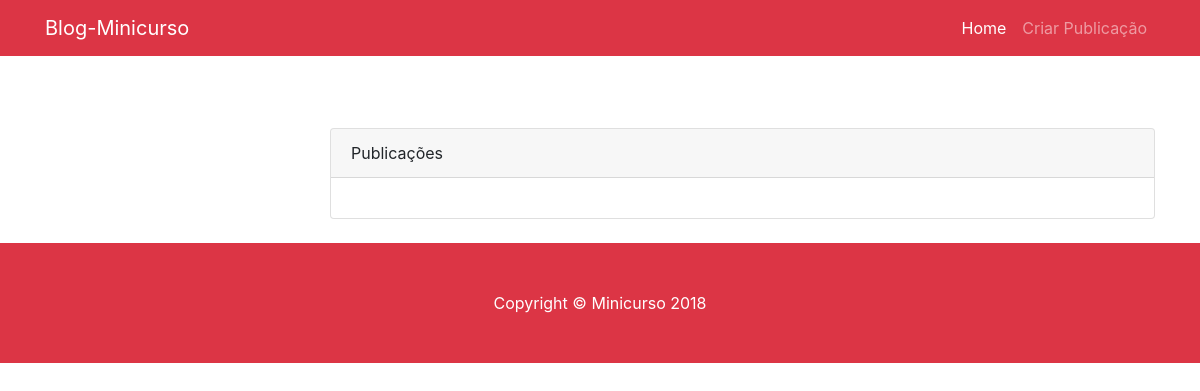
The app's page /, older data.
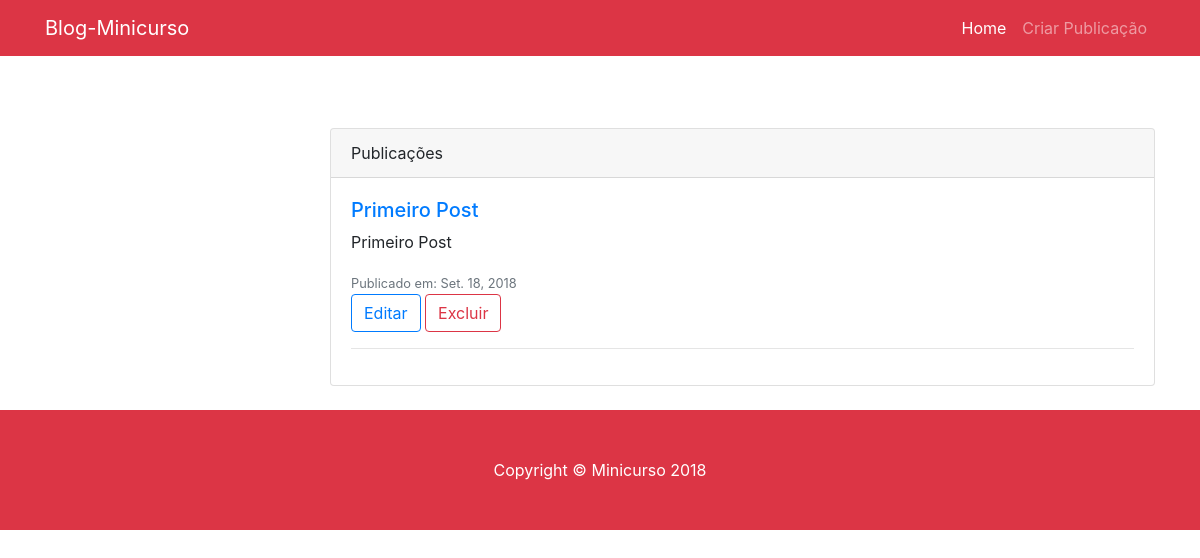
The same page, newer data.
### publicacoes/models.py (models this page shows, shortened)
class Publicacao(models.Model):
	titulo = models.CharField(max_length=100)
	descricao = models.TextField()
	dt_criaco = models.DateField(auto_now_add=True)
	categoria = models.ForeignKey(Categoria, on_delete=models.CASCADE)
	class Meta:
		verbose_name_plural = 'Publicações'

### publicacoes/views.py (the view)
# urls.py: 2. Add a URL to urlpatterns:  path('', views.home, name='home')
def home(request):
	data={}
	data['publicacoes'] = Publicacao.objects.all().order_by('-id')
	return render(request, 'publicacoes/home.html', data)

### publicacoes/templates/publicacoes/home.html (shortened to what this page needs)
<!DOCTYPE html>
<html>
   <head>
      <link rel="stylesheet" href="https://stackpath.bootstrapcdn.com/bootstrap/4.1.3/css/bootstrap.min.css">
   </head>
   <body>
      {% include "publicacoes/menu.html" %}
      <nav class="navbar navbar-expand-lg navbar-dark bg-danger fixed-top">
         <div class="container">
            <a class="navbar-brand" href="#">Blog-Minicurso</a>
            <div class="collapse navbar-collapse" id="navbarResponsive">
               <ul class="navbar-nav ml-auto">
                  <li class="nav-item active">
                     <a class="nav-link" href="{% url 'url_home'%}">Home</a>
                  </li>
                  <li class="nav-item">
                     <a class="nav-link" href="{% url 'url_nova'%}">Criar Publicação</a>
               </ul>
            </div>
         </div>
      </nav>
      <br>
      <br>
      <div class="container">
         <div class="row">
            <div class="col-lg-3"></div>
            <div class="col-lg-9">
               <div class="card card-outline-secondary my-4">
                  <div class="card-header">
                     Publicações
                  </div>
                  <div class="card-body">
                     {%for publicacao in publicacoes%}
                     <a href="{% url 'url_post' publicacao.id %}">
                        <h5>{{publicacao.titulo}}</h5>
                     </a>
                     <p>{{publicacao.descricao}}</p>
                     <small class="text-muted">Publicado em: {{publicacao.dt_criaco}}</small>
                     <br>
                     <a href="{%url 'url_editar' publicacao.id%}"><button type="button" class="btn btn-outline-primary">Editar</button></a>
                     <a onclick="return confirm('Você tem certeza excluir {{publicacao.titulo}}?')" href="{% url 'deletar' publicacao.id %}"><button type="button" class="btn btn-outline-danger">Excluir</button> </a>
                     <hr>
                     {%endfor%}
                  </div>
               </div>
            </div>
         </div>
      </div>
      {% include "publicacoes/footer.html" %}
   </body>
</html>

Row changes from the older to the newer data that the page shows:
added Publicacao: titulo "Primeiro Post", descricao "Primeiro Post", dt_criaco "Set. 18, 2018"
